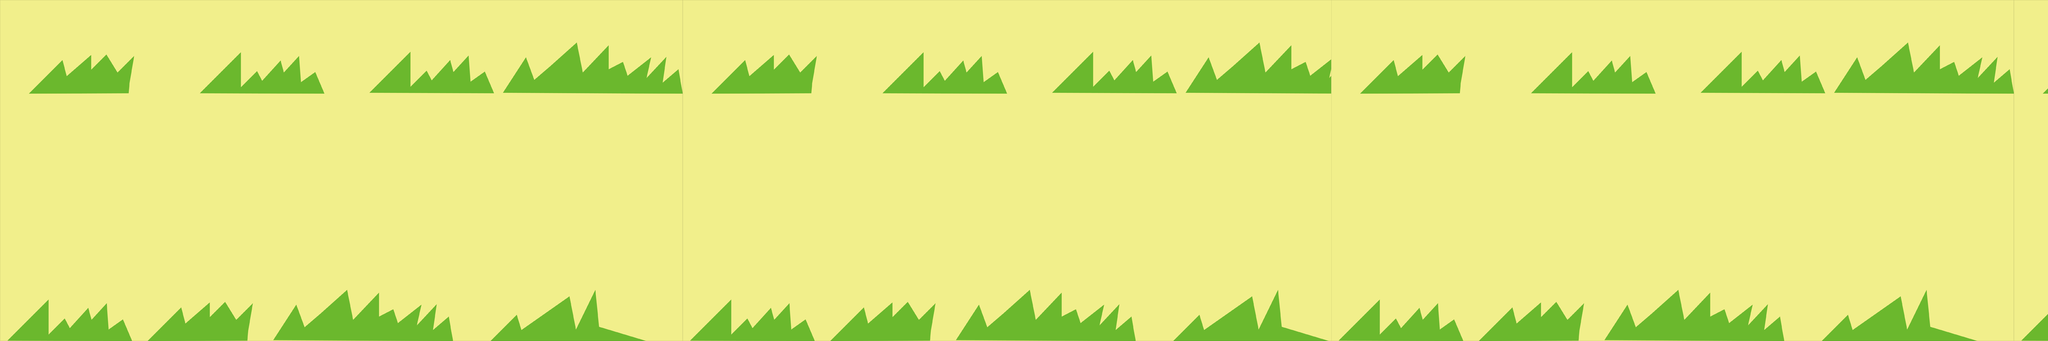

A 2D game scene composited from a Tiled map and its tileset images. What follows is a short description and the map's XML, with each tile layer's data collapsed to a summary:
An orthogonal 60x10 tile map with 70x70 px tiles, 1 tile layer (ground) and 1 object.

<map version="1.0" tiledversion="1.0.3" orientation="orthogonal" renderorder="right-down" width="60" height="10" tilewidth="70" tileheight="70" nextobjectid="4">
 <tileset firstgid="1" name="草地" tilewidth="70" tileheight="70" tilecount="200" columns="20">
  <image source="草地.png" width="1400" height="700" />
 </tileset>
 <layer name="ground" width="60" height="10">
  <data>[600 cells, 600 non-empty, 200 distinct tile ids]</data>
 </layer>
 <objectgroup name="object">
  <object id="3" x="60.6061" y="106.061" width="224.242" height="84.8485" />
 </objectgroup>
</map>